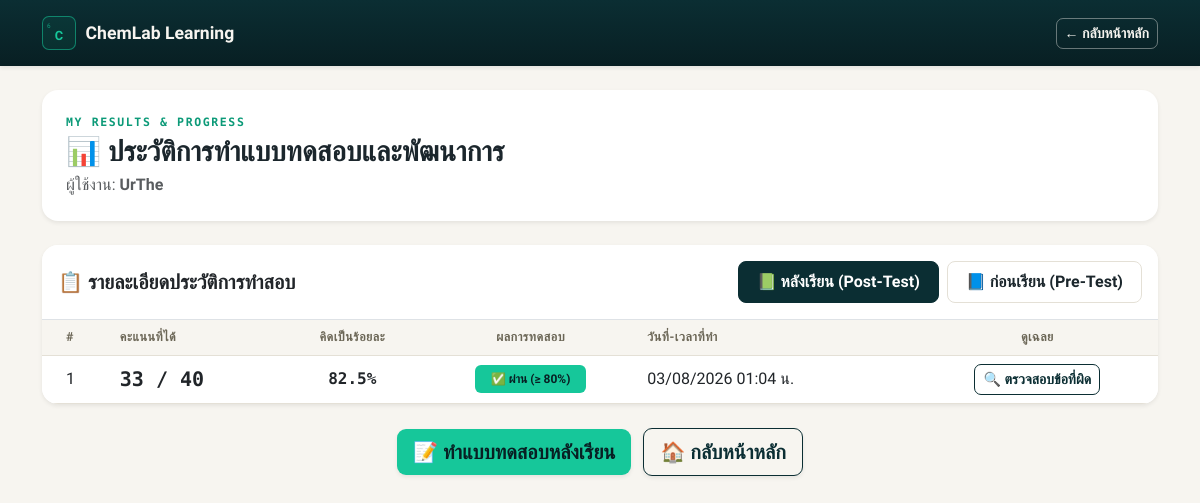
The app's page /my-scores/ (signed in), older data.
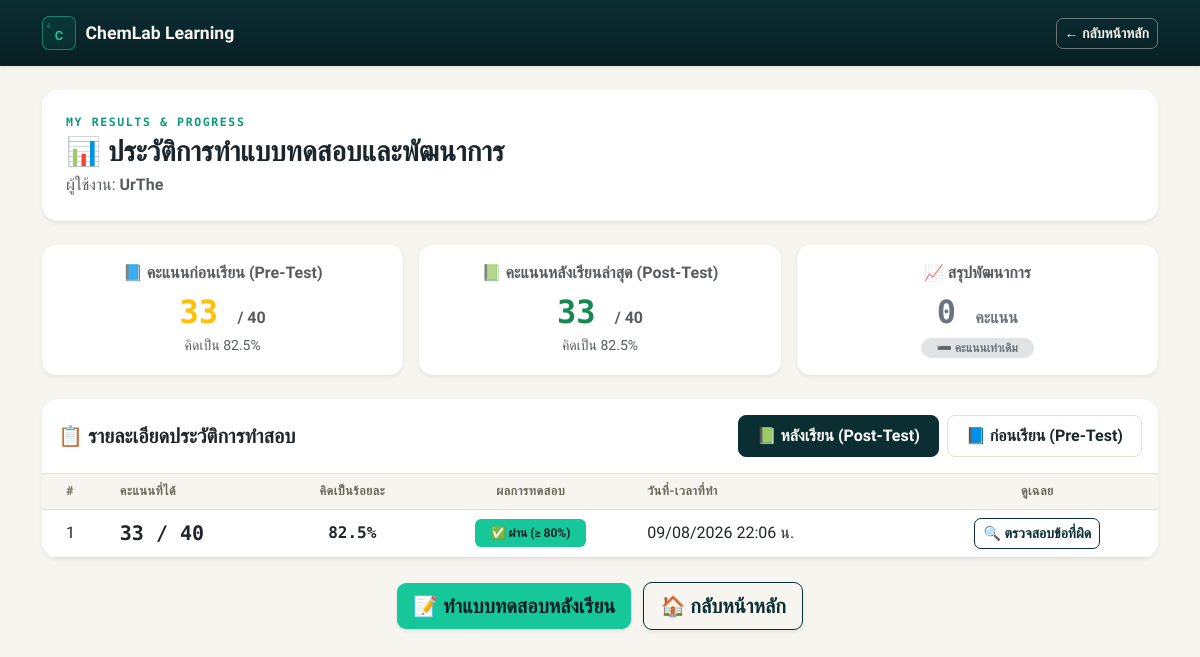
The same page, newer data.
### lab_app/models.py (models this page shows, shortened)
class Quiz40Result(models.Model):
    user = models.ForeignKey(
        User, on_delete=models.CASCADE, verbose_name='ผู้ใช้งาน'
    )
    score = models.IntegerField(verbose_name='คะแนนที่ได้')
    total_questions = models.IntegerField(
        default=40, verbose_name='จำนวนข้อทั้งหมด'
    )
    percentage = models.FloatField(
        default=0.0, verbose_name='คิดเป็นร้อยละ (%)'
    )
    passed = models.BooleanField(
        default=False, verbose_name='ผลการทดสอบ (ผ่าน 80%)'
    )
    user_answers = models.JSONField(
        default=dict, verbose_name='คำตอบของผู้ใช้'
    )
    date_taken = models.DateTimeField(
        auto_now_add=True, verbose_name='วันที่ทำแบบทดสอบ'
    )
    class Meta:
        verbose_name = 'ผลสอบแบบทดสอบ 40 ข้อ'
        verbose_name_plural = 'ผลสอบแบบทดสอบ 40 ข้อทั้งหมด'

class QuizPreTestResult(models.Model):
    user = models.ForeignKey(
        User, on_delete=models.CASCADE, verbose_name='ผู้ใช้งาน'
    )
    score = models.IntegerField(verbose_name='คะแนนที่ได้')
    total_questions = models.IntegerField(
        default=40, verbose_name='จำนวนข้อทั้งหมด'
    )
    percentage = models.FloatField(
        default=0.0, verbose_name='คิดเป็นร้อยละ (%)'
    )
    user_answers = models.JSONField(
        default=dict, verbose_name='คำตอบของผู้ใช้'
    )
    date_taken = models.DateTimeField(
        auto_now_add=True, verbose_name='วันที่ทำแบบทดสอบ'
    )
    class Meta:
        verbose_name = 'ผลสอบแบบทดสอบก่อนเรียน'
        verbose_name_plural = 'ผลสอบแบบทดสอบก่อนเรียนทั้งหมด'

### lab_app/views.py (the view)
# urls.py: path('my-scores/', views.my_scores, name='my_scores'),
@login_required(login_url='login')
def my_scores(request):
    results = Quiz40Result.objects.filter(user=request.user).order_by(
        '-date_taken'
    )
    pretest_results = QuizPreTestResult.objects.filter(
        user=request.user
    ).order_by('-date_taken')
    latest_pretest = pretest_results.first()
    latest_posttest = results.first()
    progress_data = None
    if latest_pretest and latest_posttest:
        score_diff = latest_posttest.score - latest_pretest.score
        pct_diff = latest_posttest.percentage - latest_pretest.percentage
        progress_data = {
            'score_diff': score_diff,
            'percentage_diff': abs(pct_diff),
            'is_improved': score_diff > 0,
            'is_equal': score_diff == 0,
        }
    context = {
        'results': results,
        'pretest_results': pretest_results,
        'latest_pretest': latest_pretest,
        'latest_posttest': latest_posttest,
        'progress_data': progress_data,
    }
    return render(request, 'lab_app/my_scores.html', context)

### lab_app/templates/lab_app/my_scores.html (shortened to what this page needs)
<!DOCTYPE html>
<html lang="th">
<head>
    <link href="https://cdn.jsdelivr.net/npm/bootstrap@5.3.0/dist/css/bootstrap.min.css" rel="stylesheet">
</head>
<body>
    <nav class="navbar navbar-dark lab-navbar mb-4 shadow-sm">
        <div class="container py-2">
            <a class="lab-brand" href="{% url 'home' %}">
                <div class="brand-tile mono">
                    <span class="num">6</span>
                    <span class="sym">C</span>
                </div>
                <span class="brand-name">ChemLab Learning</span>
            </a>
            <a href="{% url 'home' %}" class="btn btn-back btn-sm">← กลับหน้าหลัก</a>
        </div>
    </nav>
    <div class="container my-4">
        <div class="card header-card border-0 shadow-sm p-4 mb-4 bg-white">
            <div class="header-eyebrow mono mb-1">MY RESULTS & PROGRESS</div>
            <h3 class="header-title mb-1">📊 ประวัติการทำแบบทดสอบและพัฒนาการ</h3>
            <p class="text-muted mb-0">ผู้ใช้งาน: <strong>{{ user.username }}</strong></p>
        </div>
        {% if progress_data %}
            <div class="row g-3 mb-4">
                <div class="col-md-4">
                    <div class="card stat-card border-0 shadow-sm p-3 text-center bg-white h-100">
                        <span class="text-muted fw-bold mb-1">📘 คะแนนก่อนเรียน (Pre-Test)</span>
                        <h2 class="mono fw-bold my-1 text-warning">
                            {{ latest_pretest.score }} <span class="fs-6 text-muted">/ {{ latest_pretest.total_questions }}</span>
                        </h2>
                        <small class="text-muted">คิดเป็น {{ latest_pretest.percentage|floatformat:1 }}%</small>
                    </div>
                </div>
                <div class="col-md-4">
                    <div class="card stat-card border-0 shadow-sm p-3 text-center bg-white h-100">
                        <span class="text-muted fw-bold mb-1">📗 คะแนนหลังเรียนล่าสุด (Post-Test)</span>
                        <h2 class="mono fw-bold my-1 text-success">
                            {{ latest_posttest.score }} <span class="fs-6 text-muted">/ {{ latest_posttest.total_questions }}</span>
                        </h2>
                        <small class="text-muted">คิดเป็น {{ latest_posttest.percentage|floatformat:1 }}%</small>
                    </div>
                </div>
                <div class="col-md-4">
                    <div class="card stat-card border-0 shadow-sm p-3 text-center bg-white h-100">
                        <span class="text-muted fw-bold mb-1">📈 สรุปพัฒนาการ</span>
                        {% if progress_data.is_improved %}
                            <h2 class="mono fw-bold my-1 text-success">+{{ progress_data.score_diff }} <span class="fs-6">คะแนน</span></h2>
                            <div>
                                <span class="badge bg-success-subtle text-success px-3 py-1 rounded-pill">
                                    ▲ พัฒนาขึ้น {{ progress_data.percentage_diff|floatformat:1 }}%
                                </span>
                            </div>
                        {% elif progress_data.is_equal %}
                            <h2 class="mono fw-bold my-1 text-secondary">0 <span class="fs-6">คะแนน</span></h2>
                            <div>
                                <span class="badge bg-secondary-subtle text-secondary px-3 py-1 rounded-pill">
                                    ➖ คะแนนเท่าเดิม
                                </span>
                            </div>
                        {% endif %}
                    </div>
                </div>
            </div>
        {% endif %}
        <div class="card table-card border-0 shadow-sm">
            <div class="card-header bg-white py-3 d-flex justify-content-between align-items-center flex-wrap gap-2 border-bottom">
                <h5 class="fw-bold mb-0 text-dark">📋 รายละเอียดประวัติการทำสอบ</h5>
                <ul class="nav nav-pills gap-2" id="scoreTabs" role="tablist">
                    <li class="nav-item" role="presentation">
                        <button class="nav-link active" id="posttest-tab" data-bs-toggle="pill" data-bs-target="#posttest-panel" type="button" role="tab">
                            📗 หลังเรียน (Post-Test)
                        </button>
                    </li>
                    <li class="nav-item" role="presentation">
                        <button class="nav-link" id="pretest-tab" data-bs-toggle="pill" data-bs-target="#pretest-panel" type="button" role="tab">
                            📘 ก่อนเรียน (Pre-Test)
                        </button>
                    </li>
                </ul>
            </div>
            <div class="card-body p-0">
                <div class="tab-content" id="scoreTabsContent">
                    <div class="tab-pane fade show active" id="posttest-panel" role="tabpanel">
                        <div class="table-responsive">
                            <table class="table table-hover align-middle mb-0">
                                <thead class="table-light">
                                    <tr>
                                        <th class="ps-4">#</th>
                                        <th>คะแนนที่ได้</th>
                                        <th class="text-center">คิดเป็นร้อยละ</th>
                                        <th class="text-center">ผลการทดสอบ</th>
                                        <th>วันที่-เวลาที่ทำ</th>
                                        <th class="text-center">ดูเฉลย</th>
                                    </tr>
                                </thead>
                                <tbody>
                                    {% for row in results %}
                                        <tr>
                                            <td class="ps-4">{{ forloop.counter }}</td>
                                            <td class="score-cell fs-5">{{ row.score }} / {{ row.total_questions }}</td>
                                            <td class="text-center pct-cell">{{ row.percentage|floatformat:1 }}%</td>
                                            <td class="text-center">
                                                {% if row.passed %}
                                                    <span class="badge badge-pass px-3 py-2">✅ ผ่าน (≥ 80%)</span>
                                                {% else %}
                                                    <span class="badge badge-fail px-3 py-2">❌ ไม่ผ่าน</span>
                                                {% endif %}
                                            </td>
                                            <td>{{ row.date_taken|date:"d/m/Y H:i" }} น.</td>
                                            <td class="text-center">
                                                <a href="{% url 'quiz_40_result' pk=row.pk %}" class="btn btn-review btn-sm">
                                                    🔍 ตรวจสอบข้อที่ผิด
                                                </a>
                                            </td>
                                        </tr>
                                    {% endfor %}
                                </tbody>
                            </table>
                        </div>
                    </div>
                </div>
            </div>
        </div>
        <div class="text-center my-4">
            <a href="{% url 'quiz_40' %}" class="btn btn-new-quiz btn-lg me-2 shadow-sm">📝 ทำแบบทดสอบหลังเรียน</a>
            <a href="{% url 'home' %}" class="btn btn-lab-outline-nav btn-lg shadow-sm">🏠 กลับหน้าหลัก</a>
        </div>
    </div>
</body>
</html>

### lab_app/templates/lab_app/my_scores.html (style rules this page uses)
:root { --lab-navy:#0B2E33; --lab-navy-deep:#081F23; --lab-teal:#16C79A; --lab-amber:#FFB238; --lab-coral:#E4573D; --lab-paper:#F7F5F0; --lab-ink:#1B262C; --lab-line:#E4E0D6; }
* { font-family:'Sarabun', sans-serif; }
.mono { font-family:'Space Mono', monospace; }
body { background:var(--lab-paper); color:var(--lab-ink); }
.lab-navbar { background:linear-gradient(180deg, var(--lab-navy) 0%, var(--lab-navy-deep) 100%) !important; }
.lab-brand { display:flex; align-items:center; gap:.6rem; color:var(--lab-paper) !important; text-decoration:none; }
.brand-tile { width:34px; height:34px; border:1.5px solid rgba(22,199,154,.55); border-radius:7px; display:flex; flex-direction:column; align-items:center; justify-content:center; color:var(--lab-teal); background:rgba(22,199,154,.08); line-height:1; }
.brand-tile .num { font-size:.4rem; align-self:flex-start; margin-left:4px; opacity:.7; }
.brand-tile .sym { font-size:.8rem; font-weight:700; }
.brand-name { font-weight:700; font-size:1.1rem; }
.btn-back { background:transparent; border:1.5px solid rgba(247,245,240,.4); color:var(--lab-paper); font-weight:600; border-radius:7px; }
.header-card { border-radius:16px; border-top:4px solid var(--lab-teal); }
.header-eyebrow { font-size:.72rem; letter-spacing:.14em; font-weight:700; color:#0C9A78; }
.header-title { font-weight:700; color:var(--lab-ink); }
.stat-card { border-radius:14px; border:1px solid var(--lab-line); transition: transform 0.2s; }
.table-card { border-radius:16px; overflow:hidden; }
.nav-pills .nav-link { color: var(--lab-ink); font-weight: 600; border-radius: 8px; padding: 8px 18px; border: 1px solid var(--lab-line); background: #fff; }
.nav-pills .nav-link.active { background-color: var(--lab-navy) !important; color: #fff !important; border-color: var(--lab-navy); }
table thead.table-light th { background:var(--lab-paper) !important; color:#6B6656; font-size:.78rem; letter-spacing:.04em; text-transform:uppercase; font-weight:700; border-bottom:1.5px solid var(--lab-line); }
table td { border-color:var(--lab-line); }
.score-cell { font-family:'Space Mono', monospace; font-weight:700; color:#0C9A78; }
.pct-cell { font-family:'Space Mono', monospace; font-weight:700; }
.badge-pass { background:var(--lab-teal) !important; color:var(--lab-navy-deep) !important; font-weight:600; }
.btn-review { border:1.5px solid var(--lab-navy); color:var(--lab-navy); background:transparent; font-weight:600; border-radius:7px; }
.btn-new-quiz { background:var(--lab-teal); color:var(--lab-navy-deep); font-weight:700; border:none; border-radius:9px; }
.btn-lab-outline-nav { border:1.5px solid var(--lab-navy); color:var(--lab-navy); background:transparent; font-weight:700; border-radius:9px; }

Row changes from the older to the newer data that the page shows:
removed Quiz40Result: score "33", total_questions "40", percentage "82.5", passed "✅ ผ่าน (≥ 80%)", date_taken "03/08/2026 01:04"
added QuizPreTestResult: score "33", total_questions "40", percentage "82.5"
added Quiz40Result: score "33", total_questions "40", percentage "82.5", passed "✅ ผ่าน (≥ 80%)", date_taken "09/08/2026 22:06"
Text that changed along with them:
text now shown: "📘 คะแนนก่อนเรียน (Pre-Test) / คิดเป็น % 📗 คะแนนหลังเรียนล่าสุด (Post-Test) / คิดเป็น % 📈 สรุปพัฒนาการ 0 คะแนน ➖ คะแนนเท่าเดิม"
